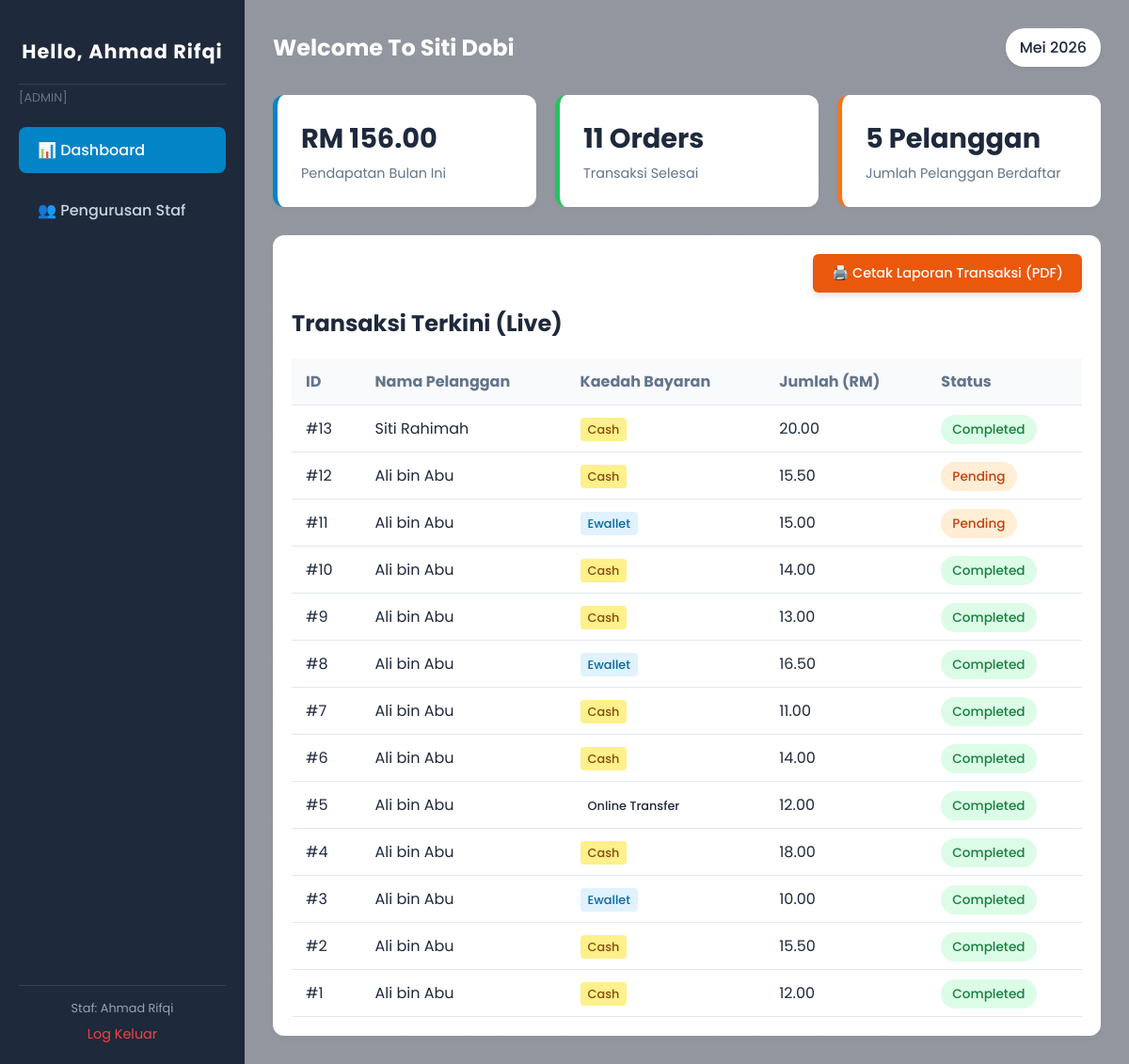
The page /index.php (signed in) on the database its author committed.
### tables this page shows
CREATE TABLE `transaction` (
  `transaction_id` int(11) NOT NULL,
  `customer_id` int(11) NOT NULL,
  `staff_id` int(11) NOT NULL,
  `transaction_date` datetime NOT NULL DEFAULT current_timestamp(),
  `total_amount` decimal(8,2) NOT NULL CHECK (`total_amount` >= 0),
  `payment_method` enum('cash','online_transfer','ewallet','debit_card') NOT NULL DEFAULT 'cash',
  `status` enum('pending','completed','cancelled') NOT NULL DEFAULT 'pending',
  `notes` text DEFAULT NULL
);

CREATE TABLE `customer` (
  `customer_id` int(11) NOT NULL,
  `name` varchar(100) NOT NULL,
  `phone` varchar(20) NOT NULL,
  `email` varchar(100) DEFAULT NULL,
  `password_hash` varchar(255) NOT NULL,
  `registration_date` date NOT NULL DEFAULT curdate()
);

### index.php (the view, shortened to what this page needs)
<?php
$conn = new mysqli("localhost", "root", "", "siti_dobi_db");
$current_user_role = $_SESSION['staff']['role'];
$query_sales = $conn->query("SELECT SUM(total_amount) AS total_sales FROM transaction WHERE status = 'completed'");
$row_sales = $query_sales->fetch_assoc();
$live_sales = $row_sales['total_sales'] ?? 0.00;
$query_orders = $conn->query("SELECT COUNT(*) AS total_orders FROM transaction WHERE status = 'completed'");
$row_orders = $query_orders->fetch_assoc();
$live_orders = $row_orders['total_orders'] ?? 0;
$query_cust = $conn->query("SELECT COUNT(*) AS total_customers FROM customer");
$row_cust = $query_cust->fetch_assoc();
$live_customers = $row_cust['total_customers'] ?? 0;
$page = isset($_GET['page']) ? $_GET['page'] : 'dashboard';
?>
<!DOCTYPE html>
<html lang="ms">
<head>
    <link rel="stylesheet" href="style.css">
</head>
<body>
    <div class="dashboard-container">
        <aside class="sidebar">
            <div class="logo">
               <h2>Hello, <?php echo htmlspecialchars($_SESSION['staff']['name']); ?></h2>
               <span style="color:#64748b; font-size:0.8rem; text-transform:uppercase;">[<?php echo $current_user_role; ?>]</span>
            </div>
            <nav class="nav-menu" style="margin-top: 20px;">
                <a href="index.php?page=dashboard" class="<?php echo $page === 'dashboard' ? 'active' : ''; ?>">📊 Dashboard</a>
                <?php if ($current_user_role === 'admin'): ?>
                    <a href="index.php?page=staff" class="<?php echo $page === 'staff' ? 'active' : ''; ?>">👥 Pengurusan Staf</a>
                <?php endif; ?>
            </nav>
            <div class="sidebar-footer">
                <p style="font-size: 0.8rem; color:#94a3b8; margin-bottom:5px;">Staf: <?php echo htmlspecialchars($_SESSION['staff']['name']); ?></p>
                <a href="logout.php" class="logout-btn">Log Keluar</a>
            </div>
        </aside>
        <main class="main-content">
            <header class="main-header">
                <h1>Welcome To Siti Dobi</h1>
                <div class="date-badge">Mei 2026</div>
            </header>
            <section class="stats-grid">
                <div class="card card-blue">
                    <h3>RM <?php echo number_format($live_sales, 2); ?></h3>
                    <p>Pendapatan Bulan Ini</p>
                </div>
                <div class="card card-green">
                    <h3><?php echo $live_orders; ?> Orders</h3>
                    <p>Transaksi Selesai</p>
                </div>
                <div class="card card-orange">
                    <h3><?php echo $live_customers; ?> Pelanggan</h3>
                    <p>Jumlah Pelanggan Berdaftar</p>
                </div>
            </section>
            <?php if ($page === 'dashboard'): ?>
            <section class="table-section">
                <div class="btn-print-container">
                    <button onclick="window.print()" class="btn-print">🖨️ Cetak Laporan Transaksi (PDF)</button>
                </div>
                <div class="table-header">
                    <h2>Transaksi Terkini (Live)</h2>
                </div>
                <div class="table-responsive">
                    <table>
                        <thead>
                            <tr>
                                <th>ID</th>
                                <th>Nama Pelanggan</th>
                                <th>Kaedah Bayaran</th>
                                <th>Jumlah (RM)</th>
                                <th>Status</th>
                            </tr>
                        </thead>
                        <tbody>
                            <?php
                            $sql_table = "SELECT t.transaction_id, c.name AS customer_name, t.payment_method, t.total_amount, t.status
                                          FROM transaction t
                                          JOIN customer c ON t.customer_id = c.customer_id
                                          ORDER BY t.transaction_id DESC";
                            $result_table = $conn->query($sql_table);
                            if ($result_table && $result_table->num_rows > 0) {
                                while($row = $result_table->fetch_assoc()) {
                                    $pay_method = strtolower($row['payment_method']);
                                    $status_class = strtolower($row['status']);
                                    echo "<tr>";
                                    echo "<td>#" . $row['transaction_id'] . "</td>";
                                    echo "<td>" . htmlspecialchars($row['customer_name']) . "</td>";
                                    echo "<td><span class='badge " . $pay_method . "'>" . ucwords(str_replace('_', ' ', $pay_method)) . "</span></td>";
                                    echo "<td>" . number_format($row['total_amount'], 2) . "</td>";
                                    echo "<td><span class='status-badge " . $status_class . "'>" . ucfirst($status_class) . "</span></td>";
                                    echo "</tr>";
                                }
                            } else {
                                echo "<tr><td colspan='5' style='text-align:center;'>Tiada transaksi direkodkan lagi.</td></tr>";
                            }
                            ?>
                        </tbody>
                    </table>
                </div>
            </section>
            <?php endif; ?>
        </main>
    </div>
</body>
</html>

### style.css (style rules this page uses)
* { margin: 0; padding: 0; box-sizing: border-box; font-family: 'Poppins', sans-serif; }
body { font-family: 'Poppins', sans-serif; background-image: linear-gradient(rgba(15, 23, 42, 0.45), rgba(15, 23, 42, 0.45)), url('bgdobi.jpg'); background-size: cover; background-position: center; background-repeat: no-repeat; background-attachment: fixed; min-height: 100vh; color: #1e293b; }
.dashboard-container { display: flex; min-height: 100vh; }
.sidebar { width: 260px; background-color: #1e293b; color: #fff; display: flex; flex-direction: column; justify-content: space-between; padding: 20px; }
.logo h2 { text-align: center; padding: 20px 0; color: #38bdf8; border-bottom: 1px solid #334155; letter-spacing: 1px; }
.nav-menu { display: flex; flex-direction: column; gap: 10px; margin-top: 30px; flex-grow: 1; }
.nav-menu a { color: #94a3b8; text-decoration: none; padding: 12px 15px; border-radius: 8px; transition: all 0.3s ease; }
.nav-menu a:hover, .nav-menu a.active { background-color: #0284c7; color: #fff; }
.sidebar-footer { border-top: 1px solid #334155; padding-top: 15px; text-align: center; }
.sidebar-footer p { font-size: 0.85rem; color: #94a3b8; margin-bottom: 10px; }
.logout-btn { color: #ef4444; text-decoration: none; font-size: 0.9rem; }
.main-content { flex-grow: 1; padding: 30px; }
.main-header { display: flex; justify-content: space-between; align-items: center; margin-bottom: 30px; }
.main-header h1 { font-size: 1.5rem; color: #fff; }
.date-badge { background-color: #fff; padding: 8px 15px; border-radius: 20px; box-shadow: 0 2px 4px rgba(0,0,0,0.05); font-weight: 500; }
.stats-grid { display: grid; grid-template-columns: repeat(auto-fit, minmax(240px, 1fr)); gap: 20px; margin-bottom: 30px; }
.card { background-color: #fff; padding: 25px; border-radius: 12px; box-shadow: 0 4px 6px rgba(0,0,0,0.02); border-left: 5px solid #ccc; }
.card h3 { font-size: 1.8rem; margin-bottom: 5px; }
.card p { color: #64748b; font-size: 0.9rem; }
.card-blue { border-left-color: #0284c7; }
.card-green { border-left-color: #22c55e; }
.card-orange { border-left-color: #f97316; }
.table-section { background-color: #fff; padding: 20px; border-radius: 12px; box-shadow: 0 4px 6px rgba(0,0,0,0.02); }
.table-header { display: flex; justify-content: space-between; align-items: center; margin-bottom: 20px; }
.table-responsive { width: 100%; overflow-x: auto; }
table { width: 100%; border-collapse: collapse; text-align: left; }
th, td { padding: 12px 15px; border-bottom: 1px solid #e2e8f0; }
th { background-color: #f8fafc; color: #64748b; }
.badge { padding: 4px 8px; border-radius: 4px; font-size: 0.8rem; font-weight: 500; }
.cash { background-color: #fef08a; color: #854d0e; }
.ewallet { background-color: #e0f2fe; color: #0369a1; }
.status-badge { padding: 6px 12px; border-radius: 20px; font-size: 0.85rem; font-weight: 500; }
.completed { background-color: #dcfce7; color: #15803d; }
.pending { background-color: #ffedd5; color: #c2410c; }

### index.php (style rules this page uses)
body { font-family: 'Poppins', sans-serif; background-image: linear-gradient(rgba(15, 23, 42, 0.45), rgba(15, 23, 42, 0.45)), url('bgdobi.jpg'); background-size: cover; background-position: center; background-repeat: no-repeat; background-attachment: fixed; min-height: 100vh; }
.main-header h1 { color: #ffffff; }
.logo h2 { color: #ffffff !important; font-size: 1.3rem; line-height: 1.4; margin: 0; text-align: center; }
.btn-print-container { margin-bottom: 15px; text-align: right; }
.btn-print { background-color: #ea580c; color: white; border: none; padding: 10px 20px; border-radius: 6px; font-family: 'Poppins', sans-serif; font-weight: 500; font-size: 0.9rem; cursor: pointer; display: inline-flex; align-items: center; gap: 8px; box-shadow: 0 4px 6px rgba(0,0,0,0.1); }
.nav-menu a { display: block; padding: 12px 20px; color: #cbd5e1; text-decoration: none; font-weight: 500; border-radius: 8px; margin-bottom: 5px; }
.nav-menu a.active, .nav-menu a:hover { background: #0284c7; color: white; }

### rows shown on the page
transaction: transaction_id "13", customer.name "Siti Rahimah", payment_method "Cash", total_amount "20.00", status "Completed"
transaction: transaction_id "12", customer.name "Ali bin Abu", payment_method "Cash", total_amount "15.50", status "Pending"
transaction: transaction_id "11", customer.name "Ali bin Abu", payment_method "Ewallet", total_amount "15.00", status "Pending"
transaction: transaction_id "10", customer.name "Ali bin Abu", payment_method "Cash", total_amount "14.00", status "Completed"
transaction: transaction_id "9", customer.name "Ali bin Abu", payment_method "Cash", total_amount "13.00", status "Completed"
transaction: transaction_id "8", customer.name "Ali bin Abu", payment_method "Ewallet", total_amount "16.50", status "Completed"
transaction: transaction_id "7", customer.name "Ali bin Abu", payment_method "Cash", total_amount "11.00", status "Completed"
transaction: transaction_id "6", customer.name "Ali bin Abu", payment_method "Cash", total_amount "14.00", status "Completed"
transaction: transaction_id "5", customer.name "Ali bin Abu", payment_method "Online Transfer", total_amount "12.00", status "Completed"
transaction: transaction_id "4", customer.name "Ali bin Abu", payment_method "Cash", total_amount "18.00", status "Completed"
transaction: transaction_id "3", customer.name "Ali bin Abu", payment_method "Ewallet", total_amount "10.00", status "Completed"
transaction: transaction_id "2", customer.name "Ali bin Abu", payment_method "Cash", total_amount "15.50", status "Completed"
transaction: transaction_id "1", customer.name "Ali bin Abu", payment_method "Cash", total_amount "12.00", status "Completed"

### other values the page prints
$_SESSION['staff']['name'] "Ahmad Rifqi"
$current_user_role "ADMIN"
$live_sales "156.00"
$live_orders "11"
$live_customers "5"
